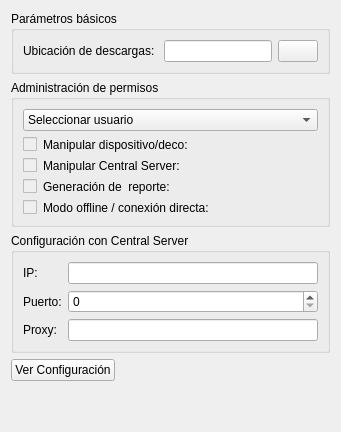
      <widget class="QWidget" name="desktopAppWidget">
       <layout class="QVBoxLayout" name="verticalLayout_11">
        <item>
         <widget class="QGroupBox" name="groupBox_app_1">
          <property name="title">
           <string>Parámetros básicos</string>
          </property>
          <layout class="QVBoxLayout" name="verticalLayout_19">
           <item>
            <layout class="QGridLayout" name="gridLayout_9">
             <item row="0" column="0">
              <widget class="QLabel" name="label_23">
               <property name="enabled">
                <bool>true</bool>
               </property>
               <property name="text">
                <string>Ubicación de descargas: </string>
               </property>
              </widget>
             </item>
             <item row="0" column="2">
              <widget class="QPushButton" name="pushButton_app_1">
               <property name="text">
                <string/>
               </property>
              </widget>
             </item>
             <item row="0" column="1">
              <widget class="QLineEdit" name="lineEdit_app_1">
               <property name="enabled">
                <bool>true</bool>
               </property>
               <property name="text">
                <string/>
               </property>
              </widget>
             </item>
            </layout>
           </item>
          </layout>
         </widget>
        </item>
        <item>
         <widget class="QGroupBox" name="groupBox_app_2">
          <property name="title">
           <string>Administración de permisos</string>
          </property>
          <layout class="QVBoxLayout" name="verticalLayout_17">
           <item>
            <widget class="QComboBox" name="comboBox_app">
             <item>
              <property name="text">
               <string>Seleccionar usuario</string>
              </property>
             </item>
            </widget>
           </item>
           <item>
            <layout class="QHBoxLayout" name="horizontalLayout_4">
             <item>
              <layout class="QGridLayout" name="gridLayout_8">
               <item row="0" column="0">
                <widget class="QCheckBox" name="checkBox_app_1">
                 <property name="enabled">
                  <bool>false</bool>
                 </property>
                 <property name="sizePolicy">
                  <sizepolicy hsizetype="Fixed" vsizetype="Fixed">
                   <horstretch>0</horstretch>
                   <verstretch>0</verstretch>
                  </sizepolicy>
                 </property>
                 <property name="text">
                  <string/>
                 </property>
                </widget>
               </item>
               <item row="0" column="1">
                <widget class="QLabel" name="label_24">
                 <property name="enabled">
                  <bool>true</bool>
                 </property>
                 <property name="text">
                  <string>Manipular dispositivo/deco: </string>
                 </property>
                </widget>
               </item>
               <item row="1" column="0">
                <widget class="QCheckBox" name="checkBox_app_2">
                 <property name="enabled">
                  <bool>false</bool>
                 </property>
                 <property name="text">
                  <string/>
                 </property>
                </widget>
               </item>
               <item row="1" column="1">
                <widget class="QLabel" name="label_25">
                 <property name="enabled">
                  <bool>true</bool>
                 </property>
                 <property name="text">
                  <string>Manipular Central Server: </string>
                 </property>
                </widget>
               </item>
               <item row="2" column="0">
                <widget class="QCheckBox" name="checkBox_app_3">
                 <property name="enabled">
                  <bool>false</bool>
                 </property>
                 <property name="text">
                  <string/>
                 </property>
                </widget>
               </item>
               <item row="2" column="1">
                <widget class="QLabel" name="label_27">
                 <property name="enabled">
                  <bool>true</bool>
                 </property>
                 <property name="text">
                  <string>Generación de  reporte: </string>
                 </property>
                </widget>
               </item>
               <item row="3" column="0">
                <widget class="QCheckBox" name="checkBox_app_4">
                 <property name="enabled">
                  <bool>false</bool>
                 </property>
                 <property name="text">
                  <string/>
                 </property>
                </widget>
               </item>
               <item row="3" column="1">
                <widget class="QLabel" name="label_26">
                 <property name="enabled">
                  <bool>true</bool>
                 </property>
                 <property name="text">
                  <string>Modo offline / conexión directa: </string>
                 </property>
                </widget>
               </item>
              </layout>
             </item>
             <item>
              <spacer name="horizontalSpacer_4">
               <property name="orientation">
                <enum>Qt::Horizontal</enum>
               </property>
               <property name="sizeHint" stdset="0">
                <size>
                 <width>40</width>
                 <height>20</height>
                </size>
               </property>
              </spacer>
             </item>
            </layout>
           </item>
          </layout>
         </widget>
        </item>
        <item>
         <widget class="QGroupBox" name="groupBox_app_3">
          <property name="title">
           <string>Configuración con Central Server</string>
          </property>
          <layout class="QVBoxLayout" name="verticalLayout_18">
           <item>
            <layout class="QGridLayout" name="gridLayout_10">
             <item row="0" column="0">
              <widget class="QLabel" name="label_28">
               <property name="enabled">
                <bool>true</bool>
               </property>
               <property name="text">
                <string>IP: </string>
               </property>
              </widget>
             </item>
             <item row="0" column="1">
              <widget class="QLineEdit" name="lineEdit_app_2">
               <property name="enabled">
                <bool>true</bool>
               </property>
               <property name="text">
                <string/>
               </property>
              </widget>
             </item>
             <item row="1" column="0">
              <widget class="QLabel" name="label_29">
               <property name="enabled">
                <bool>true</bool>
               </property>
               <property name="text">
                <string>Puerto:</string>
               </property>
              </widget>
             </item>
             <item row="1" column="1">
              <widget class="QSpinBox" name="spinBox_app">
               <property name="maximum">
                <number>66000</number>
               </property>
               <property name="singleStep">
                <number>10</number>
               </property>
              </widget>
             </item>
             <item row="2" column="0">
              <widget class="QLabel" name="label_30">
               <property name="enabled">
                <bool>true</bool>
               </property>
               <property name="text">
                <string>Proxy: </string>
               </property>
              </widget>
             </item>
             <item row="2" column="1">
              <widget class="QLineEdit" name="lineEdit_app_4">
               <property name="enabled">
                <bool>true</bool>
               </property>
               <property name="text">
                <string/>
               </property>
              </widget>
             </item>
            </layout>
           </item>
          </layout>
         </widget>
        </item>
        <item>
         <widget class="QPushButton" name="pushButton_app_2">
          <property name="sizePolicy">
           <sizepolicy hsizetype="Fixed" vsizetype="Fixed">
            <horstretch>0</horstretch>
            <verstretch>0</verstretch>
           </sizepolicy>
          </property>
          <property name="text">
           <string>Ver Configuración</string>
          </property>
         </widget>
        </item>
        <item>
         <spacer name="verticalSpacer_3">
          <property name="orientation">
           <enum>Qt::Vertical</enum>
          </property>
          <property name="sizeHint" stdset="0">
           <size>
            <width>20</width>
            <height>40</height>
           </size>
          </property>
         </spacer>
        </item>
       </layout>
      </widget>
